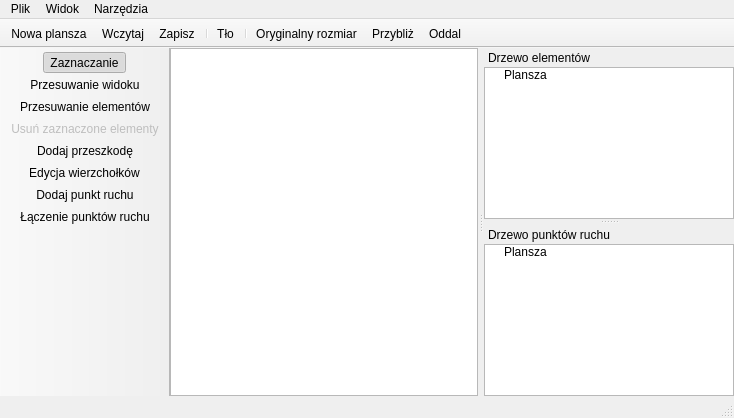
<?xml version="1.0" encoding="UTF-8"?>
<ui version="4.0">
 <class>MainWindow</class>
 <widget class="QMainWindow" name="MainWindow">
  <property name="geometry">
   <rect>
    <x>0</x>
    <y>0</y>
    <width>734</width>
    <height>418</height>
   </rect>
  </property>
  <property name="windowTitle">
   <string>[*]BTEdytorMap</string>
  </property>
  <property name="windowIcon">
   <iconset resource="res.qrc">
    <normaloff>:/ikona.ico</normaloff>:/ikona.ico</iconset>
  </property>
  <widget class="QWidget" name="centralWidget">
   <layout class="QGridLayout" name="gridLayout">
    <property name="margin">
     <number>0</number>
    </property>
    <item row="0" column="1">
     <widget class="QGraphicsView" name="graphicsView"/>
    </item>
   </layout>
  </widget>
  <widget class="QMenuBar" name="menuBar">
   <property name="geometry">
    <rect>
     <x>0</x>
     <y>0</y>
     <width>734</width>
     <height>21</height>
    </rect>
   </property>
   <widget class="QMenu" name="menuPlik">
    <property name="title">
     <string>Plik</string>
    </property>
    <addaction name="actionNowaPlansza"/>
    <addaction name="actionWczytaj"/>
    <addaction name="actionZapisz"/>
    <addaction name="actionZapiszJako"/>
    <addaction name="separator"/>
    <addaction name="actionWyjdz"/>
   </widget>
   <widget class="QMenu" name="menuWidok">
    <property name="title">
     <string>Widok</string>
    </property>
    <addaction name="actionPrzybliz"/>
    <addaction name="actionOddal"/>
   </widget>
   <widget class="QMenu" name="menuNarzedzia">
    <property name="title">
     <string>Narzędzia</string>
    </property>
    <addaction name="actionZaznaczanie"/>
    <addaction name="actionPrzesuwanieWidoku"/>
    <addaction name="actionPrzesuwanie"/>
    <addaction name="actionUsun"/>
    <addaction name="separator"/>
    <addaction name="actionDodaj"/>
    <addaction name="actionEdycjaWierzcholkow"/>
    <addaction name="separator"/>
    <addaction name="actionDodajPunktRuchu"/>
    <addaction name="actionLaczeniePunktowRuchu"/>
    <addaction name="separator"/>
    <addaction name="actionTlo"/>
   </widget>
   <addaction name="menuPlik"/>
   <addaction name="menuWidok"/>
   <addaction name="menuNarzedzia"/>
  </widget>
  <widget class="QToolBar" name="mainToolBar">
   <property name="movable">
    <bool>false</bool>
   </property>
   <property name="iconSize">
    <size>
     <width>16</width>
     <height>16</height>
    </size>
   </property>
   <attribute name="toolBarArea">
    <enum>TopToolBarArea</enum>
   </attribute>
   <attribute name="toolBarBreak">
    <bool>false</bool>
   </attribute>
   <addaction name="actionNowaPlansza"/>
   <addaction name="actionWczytaj"/>
   <addaction name="actionZapisz"/>
   <addaction name="separator"/>
   <addaction name="actionTlo"/>
   <addaction name="separator"/>
   <addaction name="actionOryginalnyRozmiar"/>
   <addaction name="actionPrzybliz"/>
   <addaction name="actionOddal"/>
  </widget>
  <widget class="QStatusBar" name="statusBar"/>
  <widget class="QToolBar" name="toolBar">
   <property name="windowTitle">
    <string>toolBar</string>
   </property>
   <property name="movable">
    <bool>false</bool>
   </property>
   <property name="iconSize">
    <size>
     <width>16</width>
     <height>16</height>
    </size>
   </property>
   <attribute name="toolBarArea">
    <enum>LeftToolBarArea</enum>
   </attribute>
   <attribute name="toolBarBreak">
    <bool>false</bool>
   </attribute>
   <addaction name="actionZaznaczanie"/>
   <addaction name="actionPrzesuwanieWidoku"/>
   <addaction name="actionPrzesuwanie"/>
   <addaction name="actionUsun"/>
   <addaction name="actionDodaj"/>
   <addaction name="actionEdycjaWierzcholkow"/>
   <addaction name="actionDodajPunktRuchu"/>
   <addaction name="actionLaczeniePunktowRuchu"/>
  </widget>
  <widget class="QDockWidget" name="dockWidget">
   <property name="maximumSize">
    <size>
     <width>250</width>
     <height>524287</height>
    </size>
   </property>
   <property name="floating">
    <bool>false</bool>
   </property>
   <property name="features">
    <set>QDockWidget::DockWidgetMovable</set>
   </property>
   <property name="allowedAreas">
    <set>Qt::LeftDockWidgetArea|Qt::RightDockWidgetArea</set>
   </property>
   <property name="windowTitle">
    <string>Drzewo elementów</string>
   </property>
   <attribute name="dockWidgetArea">
    <number>2</number>
   </attribute>
   <widget class="QWidget" name="dockWidgetContents">
    <layout class="QGridLayout" name="gridLayout_2">
     <property name="margin">
      <number>0</number>
     </property>
     <item row="0" column="0">
      <widget class="QTreeWidget" name="treeWidget">
       <property name="indentation">
        <number>16</number>
       </property>
       <property name="headerHidden">
        <bool>true</bool>
       </property>
       <column>
        <property name="text">
         <string>1</string>
        </property>
       </column>
       <item>
        <property name="text">
         <string>Plansza</string>
        </property>
       </item>
      </widget>
     </item>
    </layout>
   </widget>
  </widget>
  <widget class="QDockWidget" name="dockWidget2">
   <property name="features">
    <set>QDockWidget::DockWidgetMovable</set>
   </property>
   <property name="allowedAreas">
    <set>Qt::LeftDockWidgetArea|Qt::RightDockWidgetArea</set>
   </property>
   <property name="windowTitle">
    <string>Drzewo punktów ruchu</string>
   </property>
   <attribute name="dockWidgetArea">
    <number>2</number>
   </attribute>
   <widget class="QWidget" name="dockWidgetContents_2">
    <layout class="QGridLayout" name="gridLayout_3">
     <property name="margin">
      <number>0</number>
     </property>
     <item row="0" column="0">
      <widget class="QTreeWidget" name="treeWidget2">
       <property name="indentation">
        <number>16</number>
       </property>
       <property name="headerHidden">
        <bool>true</bool>
       </property>
       <column>
        <property name="text">
         <string>1</string>
        </property>
       </column>
       <item>
        <property name="text">
         <string>Plansza</string>
        </property>
       </item>
      </widget>
     </item>
    </layout>
   </widget>
  </widget>
  <action name="actionWczytaj">
   <property name="icon">
    <iconset resource="res.qrc">
     <normaloff>:/ikony/folder.png</normaloff>:/ikony/folder.png</iconset>
   </property>
   <property name="text">
    <string>Wczytaj</string>
   </property>
   <property name="shortcut">
    <string>Ctrl+O</string>
   </property>
  </action>
  <action name="actionWyjdz">
   <property name="icon">
    <iconset resource="res.qrc">
     <normaloff>:/ikony/cancel.png</normaloff>:/ikony/cancel.png</iconset>
   </property>
   <property name="text">
    <string>Wyjdź</string>
   </property>
   <property name="shortcut">
    <string>Ctrl+Q</string>
   </property>
  </action>
  <action name="actionZapisz">
   <property name="icon">
    <iconset resource="res.qrc">
     <normaloff>:/ikony/disk.png</normaloff>:/ikony/disk.png</iconset>
   </property>
   <property name="text">
    <string>Zapisz</string>
   </property>
   <property name="shortcut">
    <string>Ctrl+S</string>
   </property>
  </action>
  <action name="actionNowaPlansza">
   <property name="icon">
    <iconset resource="res.qrc">
     <normaloff>:/ikony/page_white.png</normaloff>:/ikony/page_white.png</iconset>
   </property>
   <property name="text">
    <string>Nowa plansza</string>
   </property>
   <property name="shortcut">
    <string>Ctrl+N</string>
   </property>
  </action>
  <action name="actionDodaj">
   <property name="checkable">
    <bool>true</bool>
   </property>
   <property name="icon">
    <iconset resource="res.qrc">
     <normaloff>:/ikony/shape_square_add.png</normaloff>:/ikony/shape_square_add.png</iconset>
   </property>
   <property name="text">
    <string>Dodaj przeszkodę</string>
   </property>
   <property name="toolTip">
    <string>Dodaj przeszkodę</string>
   </property>
   <property name="shortcut">
    <string>Ctrl+4</string>
   </property>
  </action>
  <action name="actionUsun">
   <property name="enabled">
    <bool>false</bool>
   </property>
   <property name="icon">
    <iconset resource="res.qrc">
     <normaloff>:/ikony/delete.png</normaloff>:/ikony/delete.png</iconset>
   </property>
   <property name="text">
    <string>Usuń zaznaczone elementy</string>
   </property>
   <property name="toolTip">
    <string>Usuń zaznaczone elementy</string>
   </property>
   <property name="shortcut">
    <string>Del</string>
   </property>
  </action>
  <action name="actionTlo">
   <property name="icon">
    <iconset resource="res.qrc">
     <normaloff>:/ikony/picture.png</normaloff>:/ikony/picture.png</iconset>
   </property>
   <property name="text">
    <string>Tło</string>
   </property>
  </action>
  <action name="actionPrzybliz">
   <property name="icon">
    <iconset resource="res.qrc">
     <normaloff>:/ikony/zoom_in.png</normaloff>:/ikony/zoom_in.png</iconset>
   </property>
   <property name="text">
    <string>Przybliż</string>
   </property>
   <property name="shortcut">
    <string>Ctrl++</string>
   </property>
  </action>
  <action name="actionOddal">
   <property name="icon">
    <iconset resource="res.qrc">
     <normaloff>:/ikony/zoom_out.png</normaloff>:/ikony/zoom_out.png</iconset>
   </property>
   <property name="text">
    <string>Oddal</string>
   </property>
   <property name="shortcut">
    <string>Ctrl+-</string>
   </property>
  </action>
  <action name="actionPrzesuwanie">
   <property name="checkable">
    <bool>true</bool>
   </property>
   <property name="icon">
    <iconset resource="res.qrc">
     <normaloff>:/ikony/arrow_nsew.png</normaloff>:/ikony/arrow_nsew.png</iconset>
   </property>
   <property name="text">
    <string>Przesuwanie elementów</string>
   </property>
   <property name="toolTip">
    <string>Przesuwanie</string>
   </property>
   <property name="shortcut">
    <string>Ctrl+3</string>
   </property>
  </action>
  <action name="actionEdycjaWierzcholkow">
   <property name="checkable">
    <bool>true</bool>
   </property>
   <property name="icon">
    <iconset resource="res.qrc">
     <normaloff>:/ikony/shape_handles.png</normaloff>:/ikony/shape_handles.png</iconset>
   </property>
   <property name="text">
    <string>Edycja wierzchołków</string>
   </property>
   <property name="toolTip">
    <string>Edycja wierzchołków</string>
   </property>
   <property name="shortcut">
    <string>Ctrl+5</string>
   </property>
  </action>
  <action name="actionZaznaczanie">
   <property name="checkable">
    <bool>true</bool>
   </property>
   <property name="checked">
    <bool>true</bool>
   </property>
   <property name="icon">
    <iconset resource="res.qrc">
     <normaloff>:/ikony/cursor.png</normaloff>:/ikony/cursor.png</iconset>
   </property>
   <property name="text">
    <string>Zaznaczanie</string>
   </property>
   <property name="toolTip">
    <string>Zaznaczanie</string>
   </property>
   <property name="shortcut">
    <string>Ctrl+1</string>
   </property>
  </action>
  <action name="actionPrzesuwanieWidoku">
   <property name="checkable">
    <bool>true</bool>
   </property>
   <property name="icon">
    <iconset resource="res.qrc">
     <normaloff>:/ikony/hand.png</normaloff>:/ikony/hand.png</iconset>
   </property>
   <property name="text">
    <string>Przesuwanie widoku</string>
   </property>
   <property name="shortcut">
    <string>Ctrl+2</string>
   </property>
  </action>
  <action name="actionZapiszJako">
   <property name="text">
    <string>Zapisz jako...</string>
   </property>
  </action>
  <action name="actionOryginalnyRozmiar">
   <property name="icon">
    <iconset resource="res.qrc">
     <normaloff>:/ikony/zoom_actual.png</normaloff>:/ikony/zoom_actual.png</iconset>
   </property>
   <property name="text">
    <string>Oryginalny rozmiar</string>
   </property>
   <property name="shortcut">
    <string>Ctrl+0</string>
   </property>
  </action>
  <action name="actionDodajPunktRuchu">
   <property name="checkable">
    <bool>true</bool>
   </property>
   <property name="icon">
    <iconset resource="res.qrc">
     <normaloff>:/ikony/flag_yellow.png</normaloff>:/ikony/flag_yellow.png</iconset>
   </property>
   <property name="text">
    <string>Dodaj punkt ruchu</string>
   </property>
   <property name="toolTip">
    <string>Dodaj punkt ruchu</string>
   </property>
   <property name="shortcut">
    <string>Ctrl+6</string>
   </property>
  </action>
  <action name="actionLaczeniePunktowRuchu">
   <property name="checkable">
    <bool>true</bool>
   </property>
   <property name="icon">
    <iconset resource="res.qrc">
     <normaloff>:/ikony/flag_connect.png</normaloff>:/ikony/flag_connect.png</iconset>
   </property>
   <property name="text">
    <string>Łączenie punktów ruchu</string>
   </property>
   <property name="shortcut">
    <string>Ctrl+7</string>
   </property>
  </action>
 </widget>
 <layoutdefault spacing="6" margin="11"/>
 <resources>
  <include location="res.qrc"/>
 </resources>
 <connections>
  <connection>
   <sender>actionWczytaj</sender>
   <signal>triggered()</signal>
   <receiver>MainWindow</receiver>
   <slot>wczytajPlansze()</slot>
   <hints>
    <hint type="sourcelabel">
     <x>-1</x>
     <y>-1</y>
    </hint>
    <hint type="destinationlabel">
     <x>285</x>
     <y>208</y>
    </hint>
   </hints>
  </connection>
  <connection>
   <sender>actionNowaPlansza</sender>
   <signal>triggered()</signal>
   <receiver>MainWindow</receiver>
   <slot>nowaPlansza()</slot>
   <hints>
    <hint type="sourcelabel">
     <x>-1</x>
     <y>-1</y>
    </hint>
    <hint type="destinationlabel">
     <x>366</x>
     <y>208</y>
    </hint>
   </hints>
  </connection>
  <connection>
   <sender>actionWyjdz</sender>
   <signal>triggered()</signal>
   <receiver>MainWindow</receiver>
   <slot>close()</slot>
   <hints>
    <hint type="sourcelabel">
     <x>-1</x>
     <y>-1</y>
    </hint>
    <hint type="destinationlabel">
     <x>366</x>
     <y>208</y>
    </hint>
   </hints>
  </connection>
  <connection>
   <sender>actionTlo</sender>
   <signal>triggered()</signal>
   <receiver>MainWindow</receiver>
   <slot>wybierzTlo()</slot>
   <hints>
    <hint type="sourcelabel">
     <x>-1</x>
     <y>-1</y>
    </hint>
    <hint type="destinationlabel">
     <x>366</x>
     <y>208</y>
    </hint>
   </hints>
  </connection>
  <connection>
   <sender>actionUsun</sender>
   <signal>triggered()</signal>
   <receiver>MainWindow</receiver>
   <slot>usunZaznaczony()</slot>
   <hints>
    <hint type="sourcelabel">
     <x>-1</x>
     <y>-1</y>
    </hint>
    <hint type="destinationlabel">
     <x>366</x>
     <y>208</y>
    </hint>
   </hints>
  </connection>
  <connection>
   <sender>actionZapisz</sender>
   <signal>triggered()</signal>
   <receiver>MainWindow</receiver>
   <slot>zapiszPlansze()</slot>
   <hints>
    <hint type="sourcelabel">
     <x>-1</x>
     <y>-1</y>
    </hint>
    <hint type="destinationlabel">
     <x>366</x>
     <y>208</y>
    </hint>
   </hints>
  </connection>
  <connection>
   <sender>actionZapiszJako</sender>
   <signal>triggered()</signal>
   <receiver>MainWindow</receiver>
   <slot>zapiszPlanszeJako()</slot>
   <hints>
    <hint type="sourcelabel">
     <x>-1</x>
     <y>-1</y>
    </hint>
    <hint type="destinationlabel">
     <x>366</x>
     <y>208</y>
    </hint>
   </hints>
  </connection>
  <connection>
   <sender>actionPrzybliz</sender>
   <signal>triggered()</signal>
   <receiver>MainWindow</receiver>
   <slot>przyblizZoom()</slot>
   <hints>
    <hint type="sourcelabel">
     <x>-1</x>
     <y>-1</y>
    </hint>
    <hint type="destinationlabel">
     <x>366</x>
     <y>208</y>
    </hint>
   </hints>
  </connection>
  <connection>
   <sender>actionOddal</sender>
   <signal>triggered()</signal>
   <receiver>MainWindow</receiver>
   <slot>oddalZoom()</slot>
   <hints>
    <hint type="sourcelabel">
     <x>-1</x>
     <y>-1</y>
    </hint>
    <hint type="destinationlabel">
     <x>366</x>
     <y>208</y>
    </hint>
   </hints>
  </connection>
 </connections>
 <slots>
  <slot>wczytajPlansze()</slot>
  <slot>nowaPlansza()</slot>
  <slot>wybierzTlo()</slot>
  <slot>usunZaznaczony()</slot>
  <slot>zapiszPlansze()</slot>
  <slot>zapiszPlanszeJako()</slot>
  <slot>przyblizZoom()</slot>
  <slot>oddalZoom()</slot>
  <slot>trybPrzesuwania()</slot>
  <slot>trybEdycjiWierzcholkow()</slot>
  <slot>trybZaznaczania()</slot>
  <slot>trybPrzesuwaniaWidoku()</slot>
  <slot>zerujZoom()</slot>
  <slot>trybDodawaniaPrzeszkod()</slot>
  <slot>trybLaczeniaWaypointow()</slot>
  <slot>trybDodawaniaWaypointow()</slot>
 </slots>
</ui>
